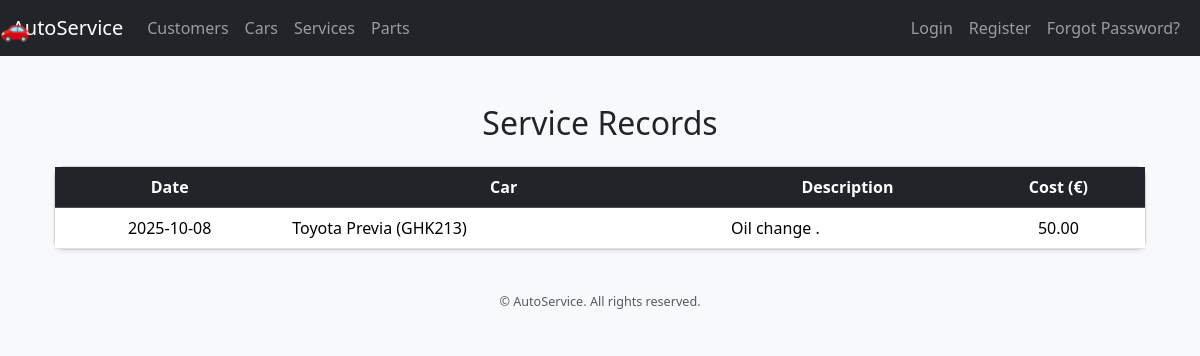
The app's page /finalapp/services/, older data.
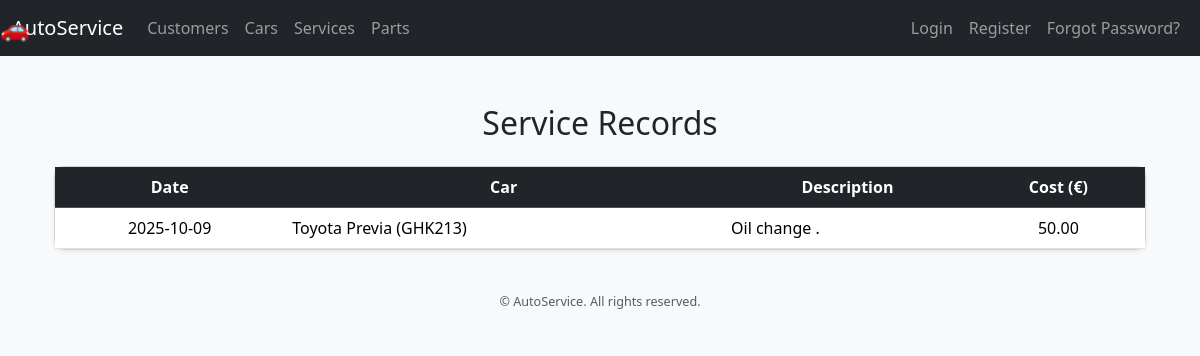
The same page, newer data.
### finalapp/models.py (models this page shows, shortened)
class ServiceRecord(models.Model):
    car = models.ForeignKey("Car", on_delete=models.CASCADE, related_name="service_records")
    SERVICE_TYPE_CHOICES = [
        ("maintenance", "Maintenance"),
        ("repair", "Repair"),
        ("inspection", "Inspection"),
        ("other", "Other"),
    ]
    service_type = models.CharField(max_length=20, choices=SERVICE_TYPE_CHOICES)
    description = models.TextField(help_text="Detailed description of work performed")
    mileage_at_service = models.PositiveIntegerField(blank=True, null=True)
    service_date = models.DateField()
    cost = models.DecimalField(max_digits=10, decimal_places=2, blank=True, null=True)
    mechanic = models.ForeignKey(
        "auth.User",
        on_delete=models.SET_NULL,
        null=True,
        blank=True,
        related_name="services_performed"
    )
    created_at = models.DateTimeField(auto_now_add=True)

class Car(models.Model):
    owner = models.ForeignKey("Customer", on_delete=models.CASCADE, related_name="cars")
    model = models.ForeignKey(CarModel, on_delete=models.PROTECT, related_name="cars")
    year = models.PositiveIntegerField()
    vin = models.CharField(max_length=17, unique=True, help_text="Vehicle Identification Number")
    license_plate = models.CharField(max_length=15, unique=True)
    color = models.CharField(max_length=30, blank=True, null=True)
    mileage = models.PositiveIntegerField(blank=True, null=True)
    created_at = models.DateTimeField(auto_now_add=True)
    updated_at = models.DateTimeField(auto_now=True)
    picture = models.ImageField(upload_to="car_pictures/", blank=True, null=True)
    def __str__(self):
        return f"{self.model} ({self.license_plate})"

class CarModel(models.Model):
    make = models.ForeignKey(CarMake, on_delete=models.CASCADE, related_name="models")
    name = models.CharField(max_length=100)
    class Meta:
        unique_together = ("make", "name")
    def __str__(self):
        return f"{self.make.name} {self.name}"

class CarMake(models.Model):
    name = models.CharField(max_length=50, unique=True)

### finalapp/views.py (the view)
# urls.py: path("services/", views.ServiceRecordListView.as_view(), name="service_list"),
class ServiceRecordListView(ListView):
    model = ServiceRecord
    template_name = "services/service_list.html"

### finalapp/templates/services/service_list.html (shortened to what this page needs)
{% extends "base.html" %}
{% load static %}
{% block content %}
<div class="container mt-5">
    <h2 class="text-center mb-4">Service Records</h2>
    {% if servicerecord_list %}
        <div class="card shadow-sm">
            <div class="card-body p-0">
                <table class="table table-hover align-middle mb-0">
                    <thead class="table-dark text-center">
                        <tr>
                            <th>Date</th>
                            <th>Car</th>
                            <th>Description</th>
                            <th>Cost (€)</th>
                        </tr>
                    </thead>
                    <tbody>
                        {% for service in servicerecord_list %}
                            <tr>
                                <td class="text-center">{{ service.service_date|date:"Y-m-d" }}</td>
                                <td>{{ service.car }}</td>
                                <td>{{ service.description }}</td>
                                <td class="text-center">{{ service.cost }}</td>
                            </tr>
                        {% endfor %}
                    </tbody>
                </table>
            </div>
        </div>
    {% else %}
        <div class="alert alert-warning text-center mt-3">
            No service records available.
        </div>
    {% endif %}
</div>
{% endblock %}

Row changes from the older to the newer data that the page shows:
changed ServiceRecord "Oil change .": service_date "2025-10-08" → "2025-10-09"
